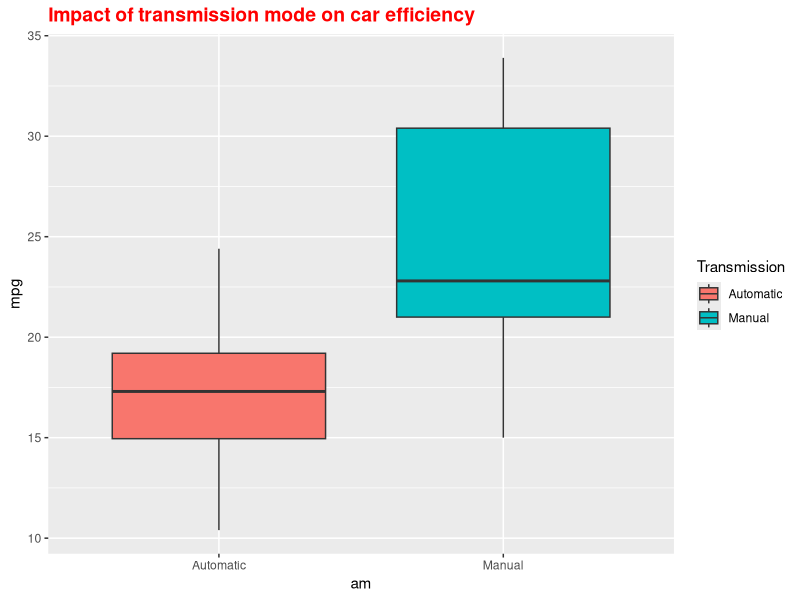
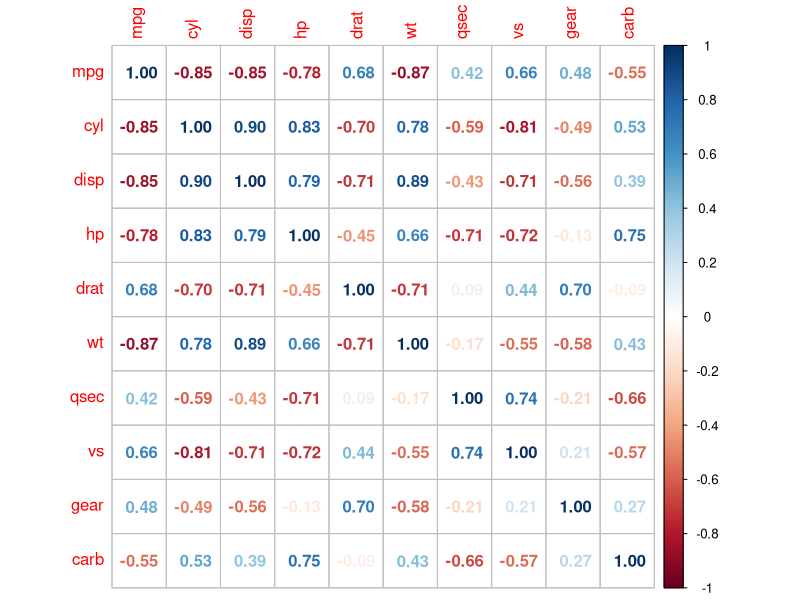
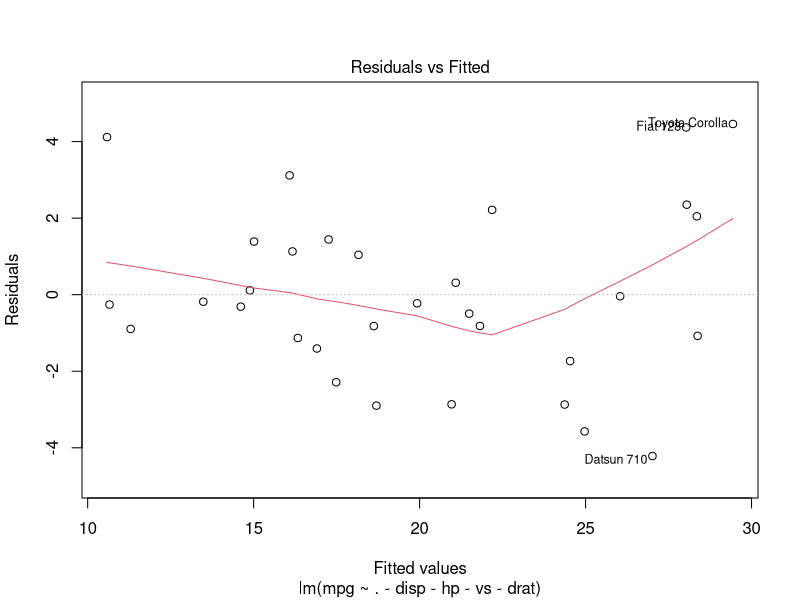
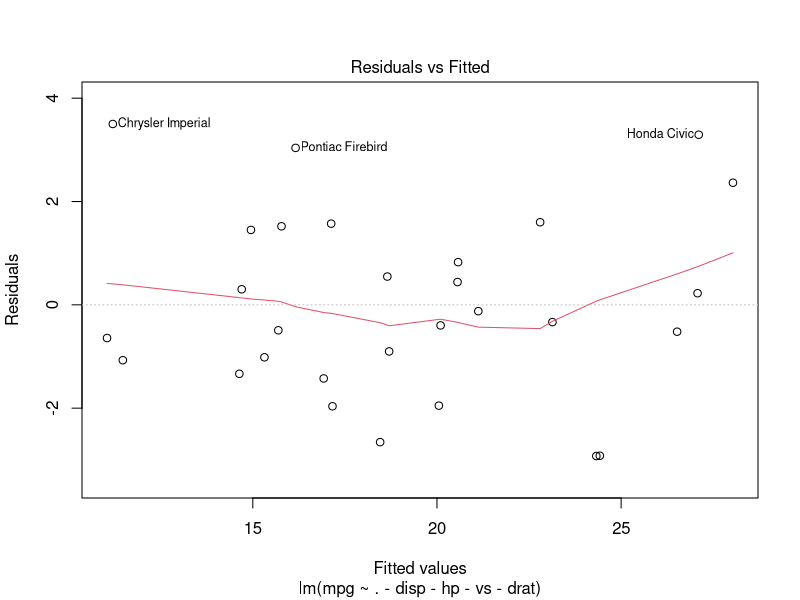

R code for these plots, in order:
## ---- chunk 1
data("mtcars")
## ---- chunk 2
library(ggplot2)
## ---- chunk 3
mtcars$am <- as.factor(mtcars$am)
g <- ggplot(mtcars, aes(x=am, y=mpg,fill=am)) + geom_boxplot()
g <- g + ggtitle("Impact of transmission mode on car efficiency")
g <- g + scale_x_discrete(labels=c("Automatic","Manual"))
g <- g + scale_fill_discrete(name="Transmission",labels=c("Automatic", "Manual"))
g<- g + theme(plot.title = element_text(color="red", size=14, face="bold"))
g
## ---- chunk 4
summary(mtcars[mtcars$am==0,1])
## ---- chunk 5
summary(mtcars[mtcars$am==1,1])
## ---- chunk 6
fit1 <- lm(mpg~factor(am),data=mtcars)
summary(fit1)
## ---- chunk 7
library(car)
library(corrplot)
## ---- chunk 8
fit2 <- lm(mpg~.,data=mtcars)
summary(fit2)
vif(fit2)
## ---- chunk 9
mtcarsCorrMatrix <- cor(mtcars[sapply(mtcars,is.numeric)])
corrplot(mtcarsCorrMatrix,method="number")
## ---- chunk 10
fit3 <- lm(mpg~. - disp-hp-vs,data=mtcars)
summary(fit3)
## ---- chunk 11
fit4 <- lm(mpg~. - disp-hp-vs-drat,data=mtcars)
summary(fit4)
## ---- chunk 12
fit5 <- lm(mpg~. - disp-hp-vs-carb-drat,data=mtcars)
summary(fit5)
fit6 <- lm(mpg~. - disp-hp-vs-carb-drat-qsec,data=mtcars)
summary(fit6)
## ---- chunk 13
plot(fit4,which=1)
## ---- chunk 14
fit4bis <- lm(mpg~. - disp-hp-vs-drat,data=mtcars[-c(3,18,20),])
summary(fit4bis)$adj.r.squared
## ---- chunk 15
plot(fit4bis,which=1)
